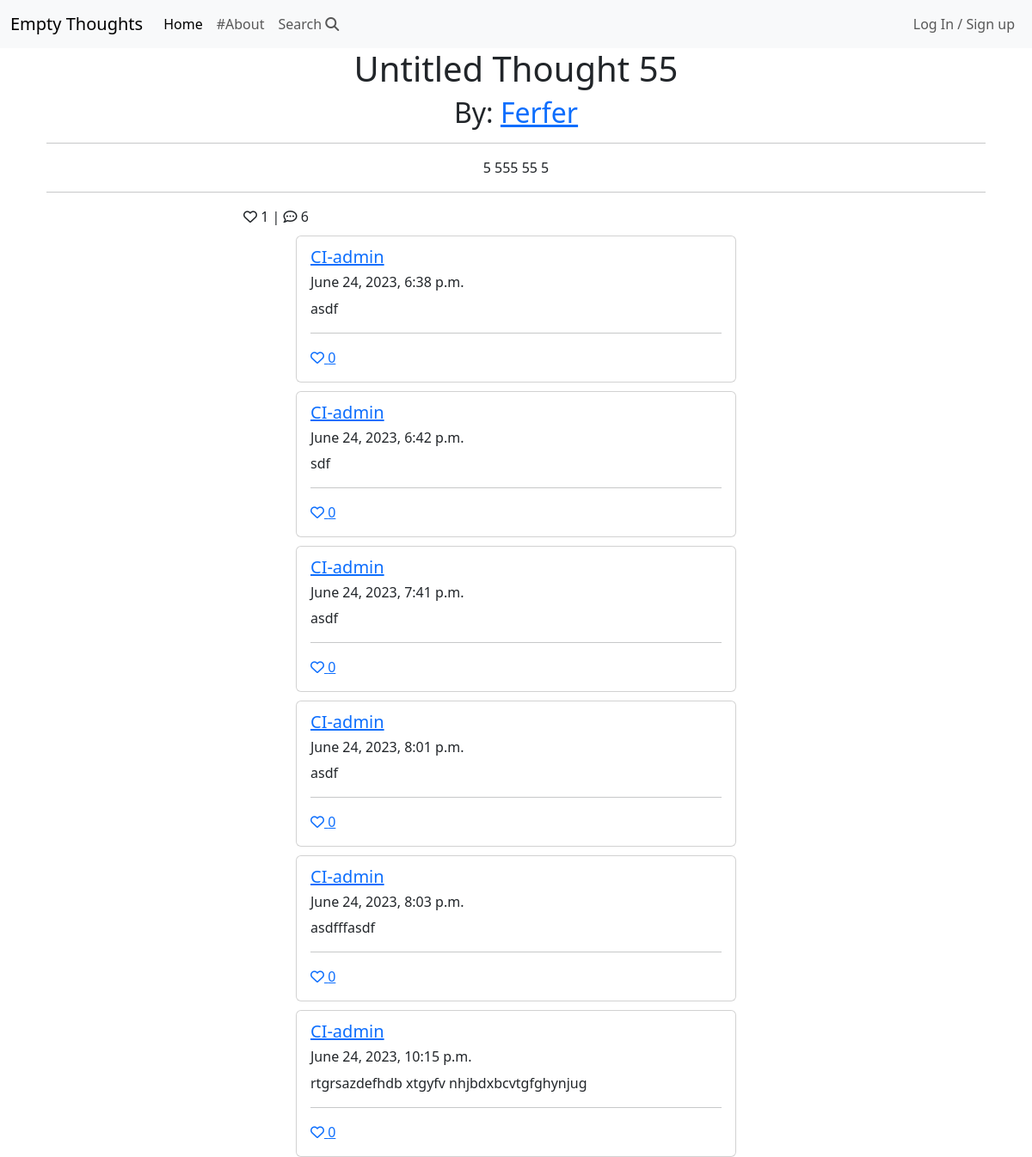
The app's page /view/5, older data.
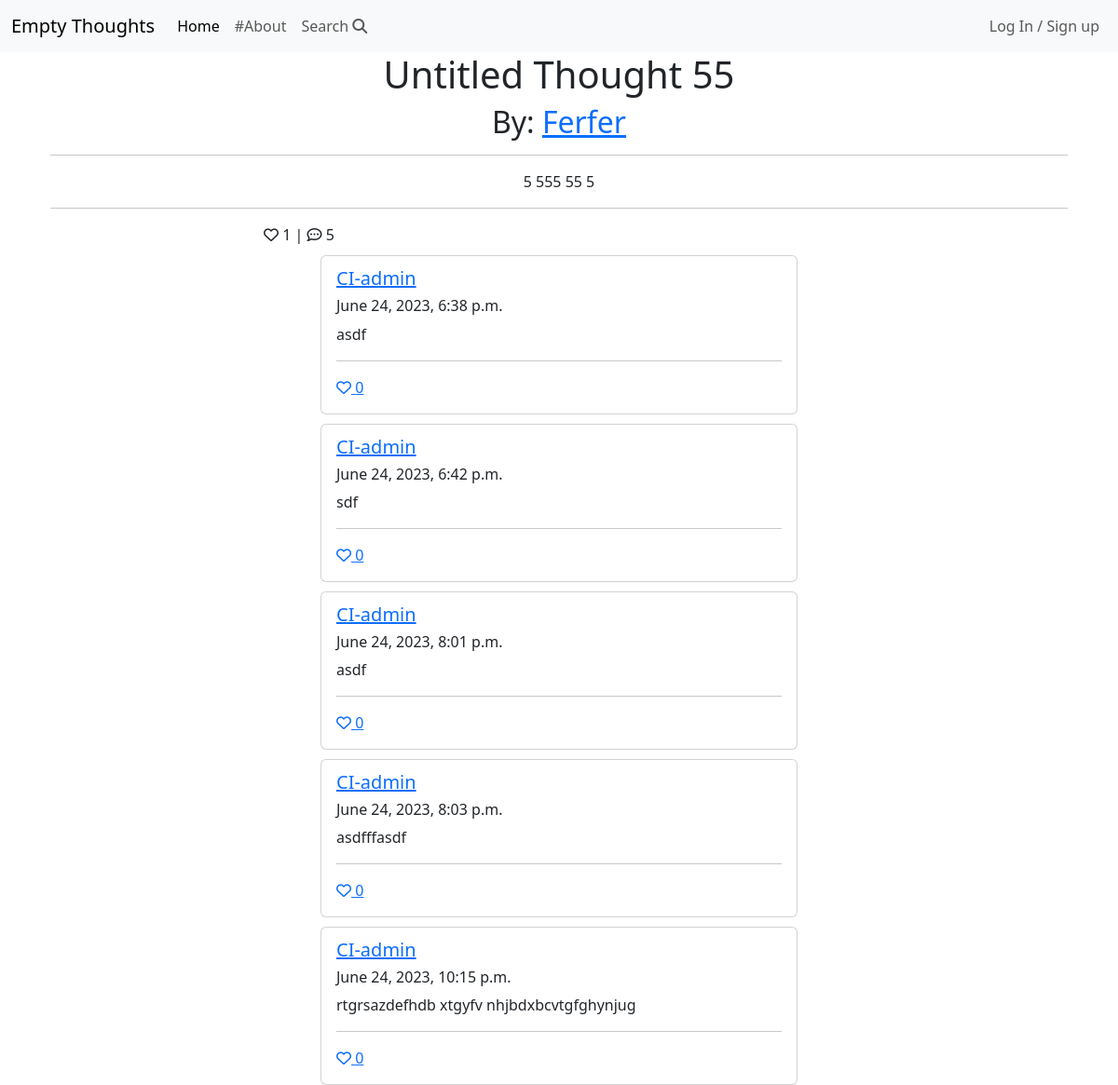
The same page, newer data.
### thoughts/models.py (models this page shows, shortened)
class Thought(models.Model):
    title = models.CharField(
        max_length=96, null=False, blank=False, default="Untitled Thought")
    author = models.ForeignKey(
        User,
        on_delete=models.CASCADE,
        related_name='thoughts'
        )
    content = models.TextField(max_length=400, null=False, blank=False)
    time = models.TimeField(default=timezone.now)
    anonymous = models.BooleanField(null=False, blank=False, default=True)
    date_created = models.DateTimeField(auto_now_add=True)
    date_updated = models.DateTimeField(auto_now=True)
    likes = models.ManyToManyField(
        User,
        related_name="thought_likes",
        blank=True
        )
    tags = models.ManyToManyField(Tag, blank=True)
    class Meta:
        ordering = ['-date_created']
    def number_of_likes(self):
        return self.likes.count()
    def number_of_comments(self):
        return self.comment_thought.count()

class Comment(models.Model):
    thought = models.ForeignKey(
        Thought,
        on_delete=models.CASCADE,
        related_name="comment_thought"
        )
    author = models.ForeignKey(
        User,
        on_delete=models.CASCADE,
        related_name='comment_author'
        )
    content = models.TextField(max_length=280, null=False, blank=False)
    anonymous = models.BooleanField(null=False, blank=False, default=False)
    date_created = models.DateTimeField(auto_now_add=True)
    likes = models.ManyToManyField(
        User,
        related_name="comment_likes",
        blank=True
        )
    class Meta:
        ordering = ['date_created']
    def number_of_likes(self):
        return self.likes.count()

### thoughts/views.py (the view, shortened to what this page needs)
# urls.py: path('view/<thought_id>', views.ThoughtDetail.as_view(), name='view'),
class ThoughtDetail(View):
    def get(self, request, *args, **kwargs):
        thought_id = kwargs.get('thought_id')
        queryset = Thought.objects
        thought = get_object_or_404(queryset, id=thought_id)
        comments = thought.comment_thought.order_by('date_created')
        liked = False
        if thought.likes.filter(id=self.request.user.id).exists():
            liked = True
        context = {
                "thought": thought,
                "comments": comments,
                "liked": liked,
                "comment_form": CommentForm(),
            }
        return render(request, "thoughts/thought_detail.html", context)

### templates/thoughts/thought_detail.html (shortened to what this page needs)
{% extends 'base.html' %}
{% block content %}
{% load static %}
{% load crispy_forms_tags %}
<div class="container">
    <div class="container text-center">
        <h1 class="thought-title">{{thought.title}}</h1>
        {% if thought.anonymous %}
        <h2>By: Anonymous</h2>
        {% else %}
        <h2>By: <a a href="/user/{{thought.author.pk}}">{{thought.author}}</a></h2>
        {% endif %}</h6>
        <hr>
        <p class="card-text thought-content">{{thought.content}} </p>
        <hr>
        <div class="row">
            <div class="col">
                <span class="">
                {% if request.user in thought.likes.all %}
                <i class="fa-solid fa-heart"></i>
                {% else %}
                <i class="fa-regular fa-heart"></i>
                {% endif %}
                {{ thought.number_of_likes }} |
                <i class="fa-regular fa-comment-dots"></i> {{ thought.number_of_comments }}
                </span>
            </div>
        </div>
    </div>
    {% for comment in comments %}
        <div class="card center">
            <div class="card-body">
                {% if comment.anonymous %}
                    <h5>Anonymous</h5>
                {% else %}
                    <h5 class="card-subtitle mb-2 text-body-secondary">
                        <a a href="/user/{{comment.author.pk}}">{{comment.author}}</a>
                    </h5>
                    {% endif %}
                    <h6>{{comment.date_created}}</h6>
                <p class="card-text">{{comment.content}} </p>
                <hr>
                <div class="row">
                    <div class="col">
                        <span class="">
                        <a href="/like_comment/{{comment.id}}">
                        {% if request.user in comment.likes.all %}
                        <i class="fa-solid fa-heart"></i>
                        {% else %}
                        <i class="fa-regular fa-heart"></i>
                        {% endif %}
                        {{ comment.number_of_likes }}
                        </a>
                        </span>
                    </div>
                </div>
            </div>
        </div>
        {% empty %}
        <br>
        <p>No comments yet.</p>
    {% endfor %}
</div>
{%endblock%}

Row changes from the older to the newer data that the page shows:
removed Comment: author "CI-admin", date_created "June 24, 2023, 7:41 p.m.", content "asdf", number_of_likes "0"
computed for Thought "Untitled Thought 55": number_of_comments "6" → "5"
